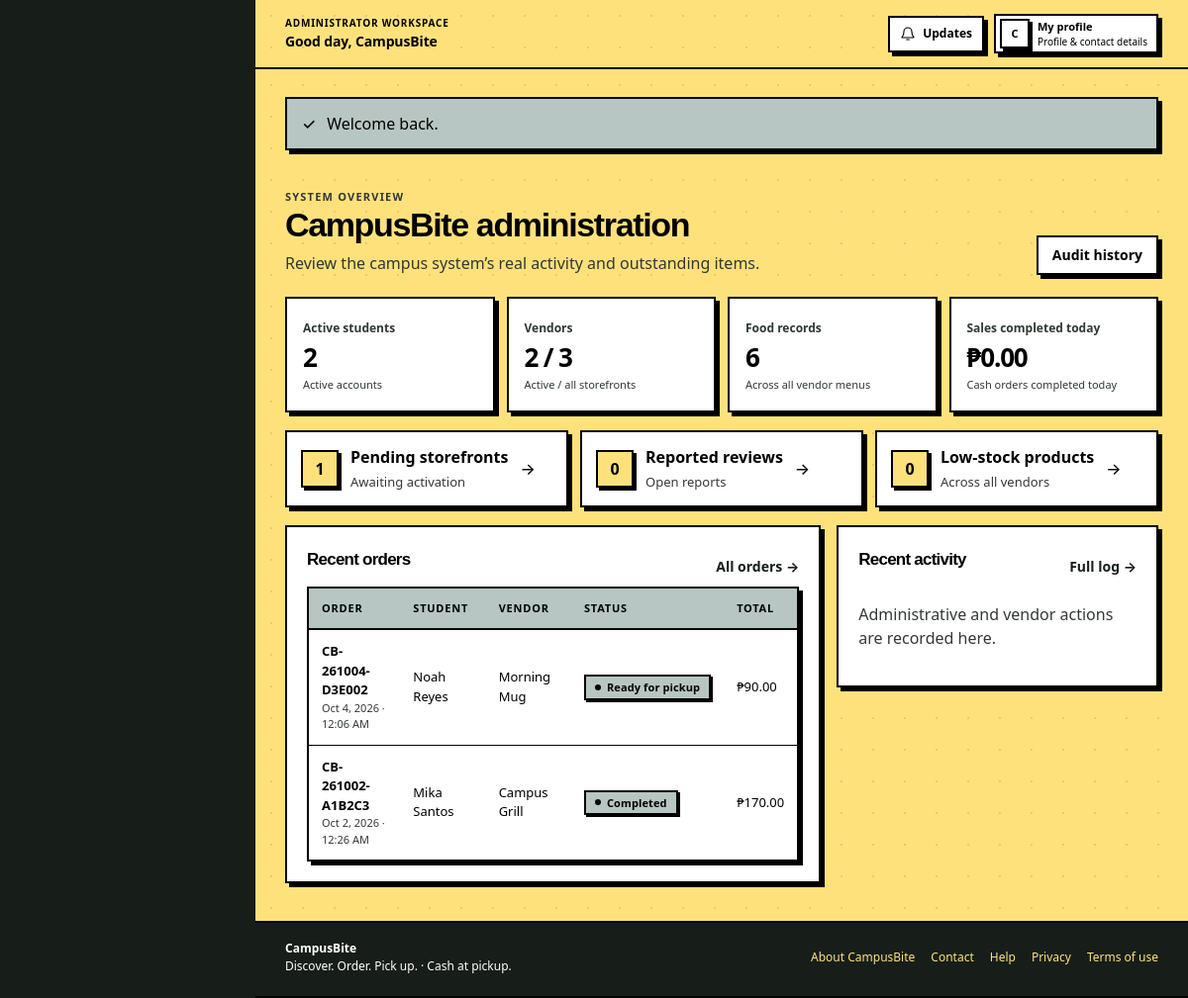
Screenshot of /index.php?r=admin.dashboard (signed in) with the database file from the repository.
### tables this page shows
CREATE TABLE IF NOT EXISTS users (
  id INT UNSIGNED NOT NULL AUTO_INCREMENT,
  role_id TINYINT UNSIGNED NOT NULL,
  full_name VARCHAR(120) NOT NULL,
  email VARCHAR(190) NOT NULL,
  password_hash VARCHAR(255) NOT NULL,
  phone VARCHAR(30) NULL,
  status ENUM('ACTIVE','SUSPENDED') NOT NULL DEFAULT 'ACTIVE',
  last_login_at DATETIME NULL,
  created_at DATETIME NOT NULL DEFAULT CURRENT_TIMESTAMP,
  updated_at DATETIME NOT NULL DEFAULT CURRENT_TIMESTAMP ON UPDATE CURRENT_TIMESTAMP,
  PRIMARY KEY (id),
  UNIQUE KEY uq_users_email (email),
  KEY idx_users_role_status (role_id, status),
  CONSTRAINT fk_users_role FOREIGN KEY (role_id) REFERENCES roles(id) ON DELETE RESTRICT
);

CREATE TABLE IF NOT EXISTS roles (
  id TINYINT UNSIGNED NOT NULL AUTO_INCREMENT,
  name VARCHAR(30) NOT NULL,
  display_name VARCHAR(60) NOT NULL,
  PRIMARY KEY (id),
  UNIQUE KEY uq_roles_name (name)
);

CREATE TABLE IF NOT EXISTS orders (
  id BIGINT UNSIGNED NOT NULL AUTO_INCREMENT,
  order_number VARCHAR(32) NOT NULL,
  user_id INT UNSIGNED NULL,
  vendor_id INT UNSIGNED NOT NULL,
  source ENUM('STUDENT','POS') NOT NULL DEFAULT 'STUDENT',
  status ENUM('PENDING','CONFIRMED','PREPARING','READY','COMPLETED','CANCELLED','REJECTED') NOT NULL DEFAULT 'PENDING',
  subtotal DECIMAL(10,2) NOT NULL,
  total DECIMAL(10,2) NOT NULL,
  pickup_location VARCHAR(240) NOT NULL,
  prep_estimate_minutes SMALLINT UNSIGNED NOT NULL DEFAULT 10,
  customer_note VARCHAR(300) NULL,
  accepted_at DATETIME NULL,
  ready_at DATETIME NULL,
  completed_at DATETIME NULL,
  created_at DATETIME NOT NULL DEFAULT CURRENT_TIMESTAMP,
  updated_at DATETIME NOT NULL DEFAULT CURRENT_TIMESTAMP ON UPDATE CURRENT_TIMESTAMP,
  PRIMARY KEY (id),
  UNIQUE KEY uq_orders_number (order_number),
  KEY idx_orders_user_created (user_id, created_at),
  KEY idx_orders_vendor_status_created (vendor_id, status, created_at),
  KEY idx_orders_status_created (status, created_at),
  CONSTRAINT fk_orders_user FOREIGN KEY (user_id) REFERENCES users(id) ON DELETE SET NULL,
  CONSTRAINT fk_orders_vendor FOREIGN KEY (vendor_id) REFERENCES vendors(id) ON DELETE RESTRICT
);

CREATE TABLE IF NOT EXISTS vendors (
  id INT UNSIGNED NOT NULL AUTO_INCREMENT,
  user_id INT UNSIGNED NOT NULL,
  name VARCHAR(120) NOT NULL,
  slug VARCHAR(150) NOT NULL,
  description TEXT NULL,
  pickup_location VARCHAR(180) NOT NULL,
  stall_label VARCHAR(80) NULL,
  prep_minutes SMALLINT UNSIGNED NOT NULL DEFAULT 15,
  logo_media_id BIGINT UNSIGNED NULL,
  status ENUM('PENDING','ACTIVE','REJECTED','SUSPENDED') NOT NULL DEFAULT 'PENDING',
  approved_at DATETIME NULL,
  approved_by INT UNSIGNED NULL,
  created_at DATETIME NOT NULL DEFAULT CURRENT_TIMESTAMP,
  updated_at DATETIME NOT NULL DEFAULT CURRENT_TIMESTAMP ON UPDATE CURRENT_TIMESTAMP,
  PRIMARY KEY (id),
  UNIQUE KEY uq_vendors_user (user_id),
  UNIQUE KEY uq_vendors_slug (slug),
  KEY idx_vendors_status (status),
  CONSTRAINT fk_vendors_user FOREIGN KEY (user_id) REFERENCES users(id) ON DELETE RESTRICT,
  CONSTRAINT fk_vendors_logo FOREIGN KEY (logo_media_id) REFERENCES media(id) ON DELETE SET NULL,
  CONSTRAINT fk_vendors_approver FOREIGN KEY (approved_by) REFERENCES users(id) ON DELETE SET NULL
);

CREATE TABLE IF NOT EXISTS system_settings (
  setting_key VARCHAR(100) NOT NULL,
  setting_value TEXT NOT NULL,
  updated_by INT UNSIGNED NULL,
  updated_at DATETIME NOT NULL DEFAULT CURRENT_TIMESTAMP ON UPDATE CURRENT_TIMESTAMP,
  PRIMARY KEY (setting_key),
  CONSTRAINT fk_settings_updater FOREIGN KEY (updated_by) REFERENCES users(id) ON DELETE SET NULL
);

CREATE TABLE IF NOT EXISTS cms_content (
  id INT UNSIGNED NOT NULL AUTO_INCREMENT,
  content_key VARCHAR(100) NOT NULL,
  title VARCHAR(180) NOT NULL,
  body MEDIUMTEXT NULL,
  section VARCHAR(40) NOT NULL DEFAULT 'page',
  image_media_id BIGINT UNSIGNED NULL,
  is_published TINYINT(1) NOT NULL DEFAULT 1,
  updated_by INT UNSIGNED NULL,
  created_at DATETIME NOT NULL DEFAULT CURRENT_TIMESTAMP,
  updated_at DATETIME NOT NULL DEFAULT CURRENT_TIMESTAMP ON UPDATE CURRENT_TIMESTAMP,
  PRIMARY KEY (id),
  UNIQUE KEY uq_cms_key (content_key),
  KEY idx_cms_section_published (section, is_published),
  CONSTRAINT fk_cms_media FOREIGN KEY (image_media_id) REFERENCES media(id) ON DELETE SET NULL,
  CONSTRAINT fk_cms_updater FOREIGN KEY (updated_by) REFERENCES users(id) ON DELETE SET NULL
);

### views/admin/dashboard.php (the view, shortened to what the rows shown need)
<div class="page-heading"><div><h1>CampusBite administration</h1></div></div>
<div class="dashboard-grid" style="margin-top:18px">
  <section class="panel"><div class="spread"><h2 class="panel-title">Recent orders</h2><a class="text-link" href="<?= h(app_url('admin.orders')) ?>">All orders →</a></div><?php if ($recentOrders): ?><div class="table-wrap"><table><thead><tr><th>Order</th><th>Student</th><th>Vendor</th><th>Status</th><th>Total</th></tr></thead><tbody><?php foreach ($recentOrders as $order): ?><tr><td><strong><?= h($order['order_number']) ?></strong><div class="muted tiny"><?= h(format_datetime($order['created_at'])) ?></div></td><td><?= h($order['student_name'] ?: 'POS sale') ?></td><td><?= h($order['vendor_name']) ?></td><td><?php $status=$order['status']; require APP_ROOT . '/views/components/status-badge.php'; ?></td><td><?= h(money($order['total'])) ?></td></tr><?php endforeach; ?></tbody></table></div><?php else: ?><p class="muted">Orders will appear after a student or vendor records a sale.</p><?php endif; ?></section>
  <section class="panel"><div class="spread"><h2 class="panel-title">Recent activity</h2></div></section>
</div>

### views/layouts/header.php (shortened to what the rows shown need)
<?php
$user = current_user();
$unreadCount = 0;
if ($user) {
    try {
        $unreadCount = (int) (db_one('SELECT COUNT(*) AS n FROM notifications WHERE user_id=? AND read_at IS NULL', 'i', [(int) $user['id']])['n'] ?? 0);
    } catch (Throwable $e) { $unreadCount = 0; $cartCount = 0; }
}
$workspaceMode = $user && in_array($user['role'], ['STUDENT', 'VENDOR', 'ADMIN'], true);
$workspaceRoleLabel = match ($user['role'] ?? '') {
    'ADMIN' => 'Administrator',
    'VENDOR' => 'Vendor',
    'STUDENT' => 'Student',
    default => 'Account',
};
$userName = trim((string) ($user['full_name'] ?? ''));
$userFirstName = $userName !== '' ? (explode(' ', $userName)[0] ?? $userName) : 'there';
$userInitial = strtoupper(substr($userFirstName, 0, 1));
?>
<!doctype html>
<html lang="en">
<head>
  <title><?= h(($title ?? 'Discover campus food') . ' · ' . site_name()) ?></title>
  <link rel="stylesheet" href="https://api.fontshare.com/v2/css?f[]=cabinet-grotesk@400,500,700,800&amp;display=swap">
  <link rel="stylesheet" href="https://api.fontshare.com/v2/css?f[]=satoshi@400,500,700&amp;display=swap">
  <link rel="stylesheet" href="<?= h(APP_BASE) ?>/assets/css/app.css">
</head>
<body<?= $workspaceMode ? ' class="workspace-body"' : '' ?>>
<?php if ($workspaceMode): ?>
<div class="workspace-shell" data-workspace-layout>
  <div class="workspace-main">
    <header class="workspace-topbar">
      <div class="workspace-topbar-leading">
        <div class="workspace-greeting">
          <span class="workspace-topbar-kicker"><?= h($workspaceRoleLabel) ?> workspace</span>
          <strong>Good day, <?= h($userFirstName) ?></strong>
        </div>
      </div>
      <div class="workspace-topbar-actions">
        <a class="workspace-updates" href="<?= h(app_url('notifications')) ?>" aria-label="Notifications<?= $unreadCount ? ', ' . (int) $unreadCount . ' unread' : '' ?>">
          <svg viewBox="0 0 24 24" aria-hidden="true" focusable="false"><path d="M18 9a6 6 0 0 0-12 0c0 7-3 7-3 9h18c0-2-3-2-3-9M10 21h4"/></svg>
          <span>Updates</span><?php if ($unreadCount): ?><span class="workspace-topbar-badge"><?= (int) $unreadCount ?></span><?php endif; ?>
        </a>
        <a class="workspace-topbar-account" href="<?= h(app_url('profile')) ?>">
          <span class="workspace-avatar workspace-avatar-small" aria-hidden="true"><?= h($userInitial) ?></span>
          <span class="workspace-topbar-account-label">My profile<small>Profile &amp; contact details</small></span>
        </a>
      </div>
    </header>
    <main class="site-main workspace-site-main" id="main-content">
      <div class="workspace-content">
<?php endif; ?>

### views/components/status-badge.php (shortened to what the rows shown need)
<?php
$badgeStatus = strtoupper((string) ($status ?? ''));
$badgeClass = match ($badgeStatus) {
    'COMPLETED', 'ACTIVE', 'PAID', 'RESTOCK', 'PURCHASE', 'PUBLISHED' => 'status-completed',
    'PENDING', 'UNPAID', 'PREPARING', 'OPEN', 'WASTE' => 'status-pending',
    'CONFIRMED', 'READY', 'RESOLVED' => 'status-ready',
    'CANCELLED', 'REJECTED', 'SUSPENDED', 'HIDDEN', 'DISMISSED' => 'status-cancelled',
    default => 'status-neutral',
};
$badgeText = $badgeLabel ?? status_label($badgeStatus);
?>
<span class="badge <?= h($badgeClass) ?>"><?= h($badgeText) ?></span>

### views/layouts/footer.php
<?php
$footerPages = [];
try {
    $footerPages = db_all("SELECT content_key, title FROM cms_content WHERE section='page' AND is_published=1 ORDER BY content_key");
} catch (Throwable $e) {
}
?>
      </div>
    </main>
    <footer class="site-footer<?= $workspaceMode ? ' workspace-footer' : '' ?>">
      <div class="container footer-inner">
        <div><strong><?= h(site_name()) ?></strong><br><span>Discover. Order. Pick up. · Cash at pickup.</span></div>
        <nav class="footer-links" aria-label="Information">
          <?php foreach ($footerPages as $page): if (preg_match('/^page\.([a-z0-9]+(?:-[a-z0-9]+)*)$/', (string) $page['content_key'], $match)): ?>
            <a href="<?= h(app_url('content', ['page' => $match[1]])) ?>"><?= h($page['title']) ?></a>
          <?php endif; endforeach; ?>
        </nav>
      </div>
    </footer>
<?php if ($workspaceMode): ?>
  </div>
</div>
<?php endif; ?>
</body>
</html>

### rows the page displays
users: role.name "ADMINISTRATOR", full_name "CampusBite", full_name "C"
orders: order_number "CB-261004-D3E002", created_at "Oct 4, 2026 · 12:06 AM", user.full_name "Noah Reyes", vendor.name "Morning Mug", status "Ready for pickup", total "₱90.00"
orders: order_number "CB-261002-A1B2C3", created_at "Oct 2, 2026 · 12:26 AM", user.full_name "Mika Santos", vendor.name "Campus Grill", status "Completed", total "₱170.00"
system_settings: setting_value "CampusBite"
cms_content: title "About CampusBite"
cms_content: title "Contact"
cms_content: title "Help"
cms_content: title "Privacy"
cms_content: title "Terms of use"

### other values shown
$flash['message'] "Welcome back."
$summary['students'] "2"
$summary['active_vendors'] "2"
$summary['vendors'] "3"
$summary['foods'] "6"
money($summary['sales_today']) "₱0.00"
$summary['pending_vendors'] "1"
$summary['reported_reviews'] "0"
$summary['low_stock_items'] "0"
